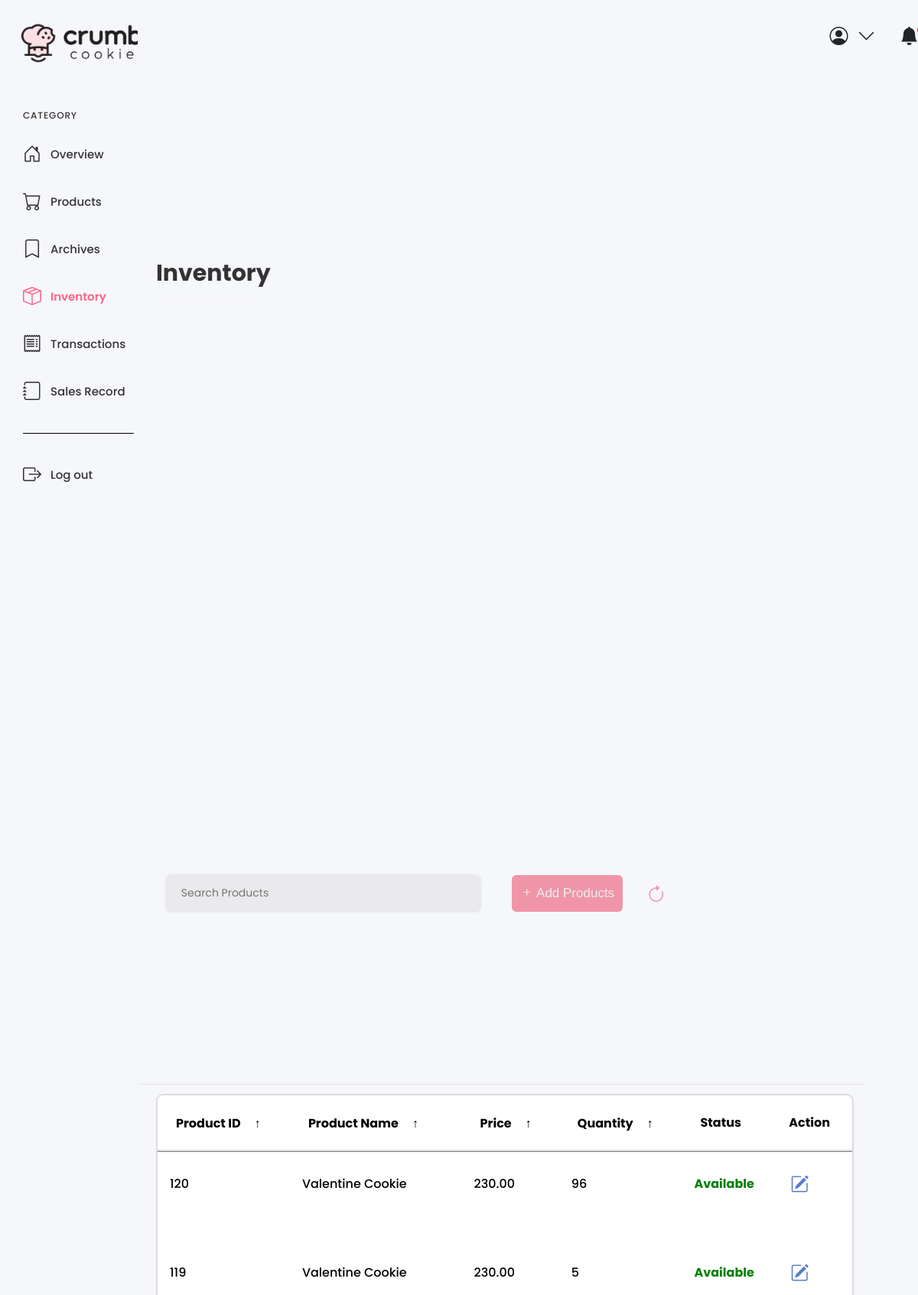
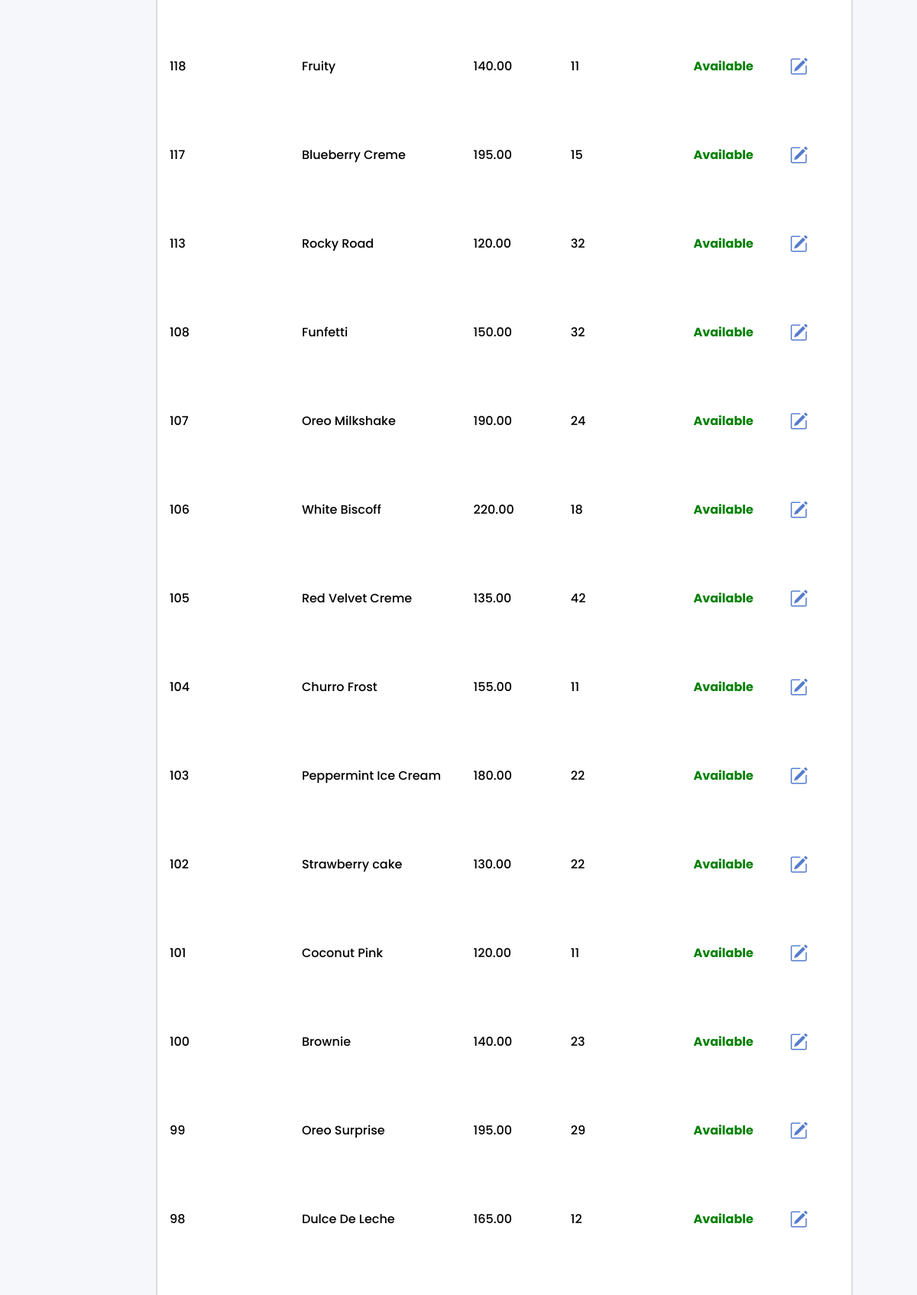
The app's page /employee-inventory.php (upper part) with its own data (2 pictures, top to bottom).
### tables this page shows
CREATE TABLE `product_table` (
  `product_id` int(11) NOT NULL AUTO_INCREMENT,
  `product_name` varchar(45) NOT NULL,
  `description` varchar(255) DEFAULT NULL,
  `price` decimal(10,2) NOT NULL,
  `quantity_available` int(11) NOT NULL,
  `img` varchar(255) DEFAULT NULL,
  `status` enum('Available','Unavailable') NOT NULL,
  PRIMARY KEY (`product_id`)
);

### employee-inventory.php (the view, shortened to what this page needs)
<!doctype html>
<html lang="en">
  <head>
    <link rel="stylesheet" href="style.css">
    <link href="https://cdn.jsdelivr.net/npm/bootstrap@5.3.3/dist/css/bootstrap.min.css" rel="stylesheet">
    <link href="https://cdn.jsdelivr.net/npm/bootstrap-icons@1.8.0/font/bootstrap-icons.css" rel="stylesheet">
</head>
  <body>
  <div class="sidebar">
  <a class="logo" href="employee-dashboard.php">
    <img src="images/logopic.png" alt="Logo">
  </a>
  <div class="side-wrapper">
   <div class="side-title">CATEGORY</div>
   <div class="side-menu">
    <a class="sidebar-link overview" href="employee-dashboard.php">
     <i class="bi bi-house-door icon"></i>
     Overview
    </a>
    <a class="sidebar-link" href="employee-products.php">
     <i class="bi bi-cart icon"></i>
     Products
    </a>
    <a class="sidebar-link" href="employee-archives.php">
     <i class="bi bi-bookmark"></i>
     Archives
    </a>
    <a class="sidebar-link is-active" href="employee-inventory.php">
     <i class="bi bi-box-seam icon"></i>
     Inventory
    </a>
	<a class="sidebar-link" href="employee-transactions.php">
     <i class="bi bi-receipt"></i>
     Transactions
    </a>
    <a class="sidebar-link" href="employee-salesrecord.php">
     <i class="bi bi-journal icon"></i>
     Sales Record
    </a>
   </div>
  </div>
  <div class="side-wrapper">
   <div class="side-menu">
    <a class="sidebar-link" href="logout.php">
     <i class="bi bi-box-arrow-right icon"></i>
     Log out
    </a>
   </div>
  </div>
 </div>
 <div class="wrapper-table">
  <div class="header">
   <div class="user-settings-container">
      <div class="user-settings">
        <i class="bi bi-person-circle"></i>
        <i class="bi bi-chevron-down"></i>
      </div>
      <div class="user-settings">
        <div class="notify">
          <i class="bi bi-bell-fill"></i>
        </div>
      </div>
    </div>
  </div>
  <div class="main-container">
   <div class="main-header anim" style="--delay: 0s">Inventory</div>
</div>
<?php
include "dbconnect.php";
            ?>
            <?php
$selectsql = "SELECT * FROM product_table ORDER BY product_id DESC";
$result = $conn->query($selectsql);
function getStockStatus($quantity) {
  return $quantity < 5 ? '<i class="bi bi-exclamation-circle text-danger" title="Low Stock"></i>' : '';
}
function getProductStatus($quantity) {
  return $quantity > 0 ? 'Available' : 'Unavailable';
}
if ($result->num_rows > 0) {
  echo "<main class='table anim' style='--delay: .4s' id='user_table'>";
  echo "<section class='table__header anim' style='--delay: .2s'>";
  echo "<div class='input-group'>";
  echo "<input type='search' name='search' class='search-input' placeholder='Search Products'>";
  echo "</div>";
  echo "<button type='button' class='btn btn-pink bi bi-plus' data-bs-toggle='modal' data-bs-target='#pinkModal'> Add Products</button>";
  echo "<button id='refreshButton' class='btn-refresh'><i class='bi bi-arrow-clockwise'></i></button>";
  echo "</section>";
  echo "<section class='table__body'>";
  echo "<table>";
  echo "<thead>";
  echo "<tr>";
  echo "<th>Product ID <span class='icon-arrow'>&UpArrow;</span></th>";
  echo "<th>Product Name <span class='icon-arrow'>&UpArrow;</span></th>";
  echo "<th>Price <span class='icon-arrow'>&UpArrow;</span></th>";
  echo "<th>Quantity <span class='icon-arrow'>&UpArrow;</span></th>";
  echo "<th>Status</th>";
  echo "<th>Action</th>";
  echo "</tr>";
  echo "</thead>";
  echo "<tbody>";
       foreach ($result as $fielddata) {
        $status_class = $fielddata['quantity_available'] > 0 ? 'available-status' : 'unavailable-status';
        echo "<tr>";
        echo "<td>" . $fielddata['product_id'] . "</td>";
        echo "<td>" . $fielddata['product_name'] . "</td>";
        echo "<td>" . $fielddata['price'] . "</td>";
        echo "<td class='fielddata-quantity'>" . $fielddata['quantity_available'] . " " . getStockStatus($fielddata['quantity_available']) . "</td>";
        echo "<td class='$status_class'>" . getProductStatus($fielddata['quantity_available']) . "</td>";
        echo "<td>";
        echo "<button class='edit-button' type='button' data-bs-toggle='collapse' data-bs-target='#collapseEdit_" . $fielddata['product_id'] . "' aria-expanded='false' aria-controls='collapseEdit_" . $fielddata['product_id'] . "'><i class='bi bi-pencil-square'></i></button>";
        echo "</td>";
        echo "</tr>";
        echo "<tr>";
        echo "<td colspan='7' class='border-0'>";
        echo "</td>";
        echo "</tr>";
        }
        echo "</tbody>";
        echo "</table>";
        echo "</section>";
        echo "</main>";
      } else {
        echo "No records found";
        }
        ?>
</body>
</html>

### style.css (style rules this page uses)
* { margin: 0; padding: 0; box-sizing: border-box; font-family: "Poppins", sans-serif; }
:root { --tran-03: all 0.2s ease; --tran-03: all 0.3s ease; --tran-04: all 0.3s ease; --tran-05: all 0.3s ease; --body-font: "Poppins", sans-serif; --theme-bg: #f6f7fb; --body-color: #333; --button-bg: #fdfbff; --border-color: #000; --delay: 0s; }
html { -webkit-font-smoothing: antialiased; }
.sidebar { width: 15%; height: 100%; padding: 30px; display: flex; flex-direction: column; flex-shrink: 0; transition-duration: 0.2s; overflow-y: auto; overflow-x: hidden; }
.sidebar .logo img { width: 200px; height: 100px; margin-top: -1.5rem; margin-left: -1rem; flex-shrink: 0; color: #333; align-items: left; justify-content: left; object-fit: cover; }
.sidebar-link:hover, .sidebar-link.is-active { color: #ff6486; font-weight: 600; }
.side-menu { display: flex; flex-direction: column; }
.side-menu a { display: flex; align-items: center; text-decoration: none; color: var(--body-color); }
.side-menu a + a { margin-top: 26px; }
.bi { font-size: 1.5rem; margin-right: 0.75rem; }
.side-title { font-size: 12px; letter-spacing: 0.07em; margin-bottom: 24px; color: #333; }
.side-wrapper { border-bottom: 1px solid var(--border-color); padding: 36px 0; width: 145px; }
.side-wrapper + .side-wrapper { border-bottom: none; }
.user-settings-container { display: flex; position: relative; left: 60%; }
.user-settings { position: relative; display: flex; align-items: center; margin-left: 20px; cursor: pointer; }
.notify { position: relative; display: flex; align-items: center; }
.main-container { display: flex; flex-direction: column; padding: 0 30px 30px; flex-grow: 1; overflow: auto; }
.anim { animation: bottom 0.8s var(--delay) both; }
.main-header { font-size: 30px; color: #333; font-weight: 700; margin-top: 30px; padding-bottom: 20px; position: sticky; top: 0; left: 0; background: linear-gradient( to bottom, #f6f7fb 0%, #f6f7fb 78%, rgb(31 29 43 / 0%) 100% ); z-index: 11; }
.wrapper-table { display: flex; flex-direction: column; flex-grow: 1; }
.edit-button { background-color: transparent; color: rgba(35, 84, 190, 0.767); border: none; padding: 5px 10px; border-radius: 5px; cursor: pointer; font-size: 28px; }
* { margin: 0; padding: 0; box-sizing: border-box; }
main.table { width: calc(100vw - 200px); max-width: 100%; width: 80vw; height: 85vh; margin-top: 30px; font-size: 16px; overflow: hidden; }
.table__header { position: relative; width: 100%; height: 10%; padding: 0.8rem 1rem; display: flex; justify-content: space-between; align-items: center; background-color: #fff; border-bottom: 1px solid #e4e4e4; }
.table__header .input-group { width: 35%; height: 100%; max-height: 50px; background-color: #fefffe; padding: 0 0.8rem; border: 2px solid gainsboro; border-radius: 1rem; margin-top: 20px; margin-left: 1.5rem; display: flex; justify-content: center; align-items: center; transition: width 0.3s ease, box-shadow 0.3s ease; }
.table__header .input-group input { width: 100%; padding: 0 0.5rem 0 0.3rem; background-color: transparent; border: none; outline: none; }
.table__body { width: 95%; max-height: calc(89% - 1.6rem); background-color: #ffffff; border: 1px solid #e4e4e4; margin: 0.8rem auto; border-radius: 8px; overflow: auto; }
table { width: 100%; border-collapse: collapse; }
thead th { padding: 1rem; position: sticky; top: 0; background-color: #f8f9fa; cursor: pointer; text-transform: capitalize; color: #343a40; z-index: 2; transition: background-color 0.3s ease, color 0.3s ease; }
thead th span.icon-arrow { display: inline-block; width: 1rem; height: 1rem; margin-left: 0.5rem; transition: transform 0.2s ease-in-out; }
tbody tr:nth-child(even) { background-color: #f8f9fa; }
tbody tr td { padding: 1rem; transition: background-color 0.2s ease; }
thead th span.icon-arrow { display: inline-block; width: 1.3rem; height: 1.3rem; border-radius: 50%; border: 1.4px solid transparent; text-align: center; font-size: 1rem; margin-left: 0.5rem; transition: border 0.2s ease-in-out; }

### records on screen
product_table: product_id "120", product_name "Valentine Cookie", price "230.00", quantity_available "96", quantity_available "Available"
product_table: product_id "119", product_name "Valentine Cookie", price "230.00", quantity_available "5", quantity_available "Available"
product_table: product_id "118", product_name "Fruity", price "140.00", quantity_available "11", quantity_available "Available"
product_table: product_id "117", product_name "Blueberry Creme", price "195.00", quantity_available "15", quantity_available "Available"
product_table: product_id "113", product_name "Rocky Road", price "120.00", quantity_available "32", quantity_available "Available"
product_table: product_id "108", product_name "Funfetti", price "150.00", quantity_available "32", quantity_available "Available"
product_table: product_id "107", product_name "Oreo Milkshake", price "190.00", quantity_available "24", quantity_available "Available"
product_table: product_id "106", product_name "White Biscoff", price "220.00", quantity_available "18", quantity_available "Available"
product_table: product_id "105", product_name "Red Velvet Creme", price "135.00", quantity_available "42", quantity_available "Available"
product_table: product_id "104", product_name "Churro Frost", price "155.00", quantity_available "11", quantity_available "Available"
product_table: product_id "103", product_name "Peppermint Ice Cream", price "180.00", quantity_available "22", quantity_available "Available"
product_table: product_id "102", product_name "Strawberry cake", price "130.00", quantity_available "22", quantity_available "Available"
product_table: product_id "101", product_name "Coconut Pink", price "120.00", quantity_available "11", quantity_available "Available"
product_table: product_id "100", product_name "Brownie", price "140.00", quantity_available "23", quantity_available "Available"
product_table: product_id "99", product_name "Oreo Surprise", price "195.00", quantity_available "29", quantity_available "Available"
product_table: product_id "98", product_name "Dulce De Leche", price "165.00", quantity_available "12", quantity_available "Available"
